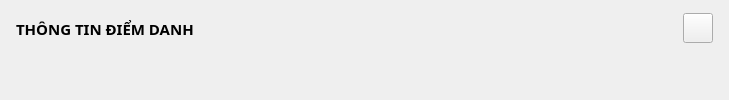
         <widget class="QWidget" name="reports_popup">
          <layout class="QVBoxLayout" name="verticalLayout_14">
           <item>
            <widget class="QWidget" name="head_admins_5" native="true">
             <property name="maximumSize">
              <size>
               <width>16777215</width>
               <height>35</height>
              </size>
             </property>
             <property name="styleSheet">
              <string notr="true"/>
             </property>
             <layout class="QHBoxLayout" name="horizontalLayout_7">
              <property name="spacing">
               <number>5</number>
              </property>
              <property name="leftMargin">
               <number>5</number>
              </property>
              <property name="topMargin">
               <number>0</number>
              </property>
              <property name="rightMargin">
               <number>5</number>
              </property>
              <property name="bottomMargin">
               <number>0</number>
              </property>
              <item>
               <widget class="QLabel" name="admin_label_5">
                <property name="font">
                 <font>
                  <family>Cascadia Code</family>
                  <pointsize>11</pointsize>
                  <weight>75</weight>
                  <bold>true</bold>
                 </font>
                </property>
                <property name="text">
                 <string>THÔNG TIN ĐIỂM DANH</string>
                </property>
               </widget>
              </item>
              <item>
               <spacer name="horizontalSpacer_6">
                <property name="orientation">
                 <enum>Qt::Horizontal</enum>
                </property>
                <property name="sizeHint" stdset="0">
                 <size>
                  <width>484</width>
                  <height>20</height>
                 </size>
                </property>
               </spacer>
              </item>
              <item>
               <widget class="QPushButton" name="pushButton_5">
                <property name="maximumSize">
                 <size>
                  <width>30</width>
                  <height>30</height>
                 </size>
                </property>
                <property name="text">
                 <string/>
                </property>
                <property name="icon">
                 <iconset resource="resources/resources.qrc">
                  <normaloff>:/icon-EC8482/EC8482/x-octagon.svg</normaloff>:/icon-EC8482/EC8482/x-octagon.svg</iconset>
                </property>
                <property name="iconSize">
                 <size>
                  <width>30</width>
                  <height>30</height>
                 </size>
                </property>
               </widget>
              </item>
             </layout>
            </widget>
           </item>
           <item>
            <widget class="QWidget" name="body_admins_5" native="true">
             <property name="styleSheet">
              <string notr="true"/>
             </property>
             <widget class="QLineEdit" name="admin_id_text_5">
              <property name="enabled">
               <bool>false</bool>
              </property>
              <property name="geometry">
               <rect>
                <x>30</x>
                <y>100</y>
                <width>351</width>
                <height>31</height>
               </rect>
              </property>
              <property name="font">
               <font>
                <family>Cascadia Code</family>
                <pointsize>11</pointsize>
                <weight>50</weight>
                <bold>false</bold>
               </font>
              </property>
              <property name="styleSheet">
               <string notr="true">background-color: rgb(255, 255, 255);</string>
              </property>
             </widget>
             <widget class="QLineEdit" name="admin_username_text_5">
              <property name="geometry">
               <rect>
                <x>30</x>
                <y>200</y>
                <width>351</width>
                <height>31</height>
               </rect>
              </property>
              <property name="font">
               <font>
                <family>Cascadia Code</family>
                <pointsize>11</pointsize>
                <weight>50</weight>
                <bold>false</bold>
               </font>
              </property>
              <property name="styleSheet">
               <string notr="true">background-color: rgb(255, 255, 255);</string>
              </property>
             </widget>
             <widget class="QLineEdit" name="admin_password_text_14">
              <property name="geometry">
               <rect>
                <x>30</x>
                <y>300</y>
                <width>351</width>
                <height>31</height>
               </rect>
              </property>
              <property name="font">
               <font>
                <family>Cascadia Code</family>
                <pointsize>11</pointsize>
                <weight>50</weight>
                <bold>false</bold>
               </font>
              </property>
              <property name="styleSheet">
               <string notr="true">background-color: rgb(255, 255, 255);</string>
              </property>
             </widget>
             <widget class="QLabel" name="admin_id_label_5">
              <property name="geometry">
               <rect>
                <x>40</x>
                <y>60</y>
                <width>201</width>
                <height>31</height>
               </rect>
              </property>
              <property name="font">
               <font>
                <family>Cascadia Code</family>
                <pointsize>11</pointsize>
                <weight>75</weight>
                <bold>true</bold>
               </font>
              </property>
              <property name="text">
               <string>Mã Báo cáo</string>
              </property>
             </widget>
             <widget class="QLabel" name="admin_username_label_5">
              <property name="geometry">
               <rect>
                <x>40</x>
                <y>160</y>
                <width>201</width>
                <height>31</height>
               </rect>
              </property>
              <property name="font">
               <font>
                <family>Cascadia Code</family>
                <pointsize>11</pointsize>
                <weight>75</weight>
                <bold>true</bold>
               </font>
              </property>
              <property name="text">
               <string>Mã sinh viên</string>
              </property>
             </widget>
             <widget class="QLabel" name="admin_password_label_14">
              <property name="geometry">
               <rect>
                <x>40</x>
                <y>260</y>
                <width>201</width>
                <height>31</height>
               </rect>
              </property>
              <property name="font">
               <font>
                <family>Cascadia Code</family>
                <pointsize>11</pointsize>
                <weight>75</weight>
                <bold>true</bold>
               </font>
              </property>
              <property name="text">
               <string>Điểm danh</string>
              </property>
             </widget>
             <widget class="QPushButton" name="admin_save_btn_5">
              <property name="geometry">
               <rect>
                <x>520</x>
                <y>390</y>
                <width>93</width>
                <height>28</height>
               </rect>
              </property>
              <property name="font">
               <font>
                <family>Cascadia Code</family>
                <pointsize>11</pointsize>
               </font>
              </property>
              <property name="styleSheet">
               <string notr="true">background-color: rgb(255, 255, 255);</string>
              </property>
              <property name="text">
               <string>Lưu</string>
              </property>
             </widget>
             <widget class="QPushButton" name="admin_refesh_btn_5">
              <property name="geometry">
               <rect>
                <x>650</x>
                <y>390</y>
                <width>93</width>
                <height>28</height>
               </rect>
              </property>
              <property name="font">
               <font>
                <family>Cascadia Code</family>
                <pointsize>11</pointsize>
               </font>
              </property>
              <property name="styleSheet">
               <string notr="true">background-color: rgb(255, 255, 255);</string>
              </property>
              <property name="text">
               <string>Làm mới</string>
              </property>
             </widget>
             <widget class="QLineEdit" name="admin_username_text_6">
              <property name="geometry">
               <rect>
                <x>400</x>
                <y>200</y>
                <width>351</width>
                <height>31</height>
               </rect>
              </property>
              <property name="font">
               <font>
                <family>Cascadia Code</family>
                <pointsize>11</pointsize>
                <weight>50</weight>
                <bold>false</bold>
               </font>
              </property>
              <property name="styleSheet">
               <string notr="true">background-color: rgb(255, 255, 255);</string>
              </property>
             </widget>
             <widget class="QLabel" name="admin_id_label_6">
              <property name="geometry">
               <rect>
                <x>410</x>
                <y>60</y>
                <width>201</width>
                <height>31</height>
               </rect>
              </property>
              <property name="font">
               <font>
                <family>Cascadia Code</family>
                <pointsize>11</pointsize>
                <weight>75</weight>
                <bold>true</bold>
               </font>
              </property>
              <property name="text">
               <string>Ngày Báo cáo</string>
              </property>
             </widget>
             <widget class="QLabel" name="admin_username_label_6">
              <property name="geometry">
               <rect>
                <x>410</x>
                <y>160</y>
                <width>201</width>
                <height>31</height>
               </rect>
              </property>
              <property name="font">
               <font>
                <family>Cascadia Code</family>
                <pointsize>11</pointsize>
                <weight>75</weight>
                <bold>true</bold>
               </font>
              </property>
              <property name="text">
               <string>Mã lớp</string>
              </property>
             </widget>
             <widget class="QLabel" name="admin_password_label_15">
              <property name="geometry">
               <rect>
                <x>410</x>
                <y>260</y>
                <width>201</width>
                <height>31</height>
               </rect>
              </property>
              <property name="font">
               <font>
                <family>Cascadia Code</family>
                <pointsize>11</pointsize>
                <weight>75</weight>
                <bold>true</bold>
               </font>
              </property>
              <property name="text">
               <string>Ghi chu</string>
              </property>
             </widget>
             <widget class="QLineEdit" name="admin_id_text_6">
              <property name="enabled">
               <bool>false</bool>
              </property>
              <property name="geometry">
               <rect>
                <x>400</x>
                <y>100</y>
                <width>351</width>
                <height>31</height>
               </rect>
              </property>
              <property name="font">
               <font>
                <family>Cascadia Code</family>
                <pointsize>11</pointsize>
                <weight>50</weight>
                <bold>false</bold>
               </font>
              </property>
              <property name="styleSheet">
               <string notr="true">background-color: rgb(255, 255, 255);</string>
              </property>
             </widget>
             <widget class="QLineEdit" name="admin_password_text_15">
              <property name="geometry">
               <rect>
                <x>400</x>
                <y>300</y>
                <width>351</width>
                <height>31</height>
               </rect>
              </property>
              <property name="font">
               <font>
                <family>Cascadia Code</family>
                <pointsize>11</pointsize>
                <weight>50</weight>
                <bold>false</bold>
               </font>
              </property>
              <property name="styleSheet">
               <string notr="true">background-color: rgb(255, 255, 255);</string>
              </property>
             </widget>
            </widget>
           </item>
          </layout>
         </widget>
